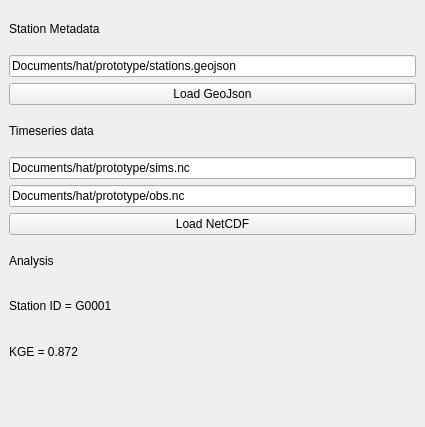
<?xml version="1.0" encoding="UTF-8"?>
<ui version="4.0">
 <class>HydrologicalAnalysisToolDockWidgetBase</class>
 <widget class="QDockWidget" name="HydrologicalAnalysisToolDockWidgetBase">
  <property name="geometry">
   <rect>
    <x>0</x>
    <y>0</y>
    <width>425</width>
    <height>427</height>
   </rect>
  </property>
  <property name="windowTitle">
   <string>Hydrological Analysis Tool</string>
  </property>
  <widget class="QWidget" name="dockWidgetContents">
   <layout class="QGridLayout" name="gridLayout">
    <item row="0" column="0">
     <widget class="QLabel" name="label_2">
      <property name="text">
       <string>Station Metadata</string>
      </property>
     </widget>
    </item>
    <item row="11" column="0">
     <widget class="QLabel" name="label_3">
      <property name="text">
       <string>Analysis</string>
      </property>
     </widget>
    </item>
    <item row="10" column="0">
     <widget class="QPushButton" name="loadNetCdfButton">
      <property name="text">
       <string>Load NetCDF</string>
      </property>
     </widget>
    </item>
    <item row="9" column="0">
     <widget class="QLineEdit" name="obs_fpath_ui">
      <property name="text">
       <string>Documents/hat/prototype/obs.nc</string>
      </property>
     </widget>
    </item>
    <item row="14" column="0">
     <widget class="QWidget" name="plotWidget" native="true"/>
    </item>
    <item row="6" column="0">
     <widget class="QLineEdit" name="sims_fpath_ui">
      <property name="text">
       <string>Documents/hat/prototype/sims.nc</string>
      </property>
     </widget>
    </item>
    <item row="3" column="0">
     <widget class="QPushButton" name="loadGeoJsonButton">
      <property name="text">
       <string>Load GeoJson</string>
      </property>
     </widget>
    </item>
    <item row="13" column="0">
     <widget class="QLabel" name="label_5">
      <property name="text">
       <string>KGE = 0.872</string>
      </property>
     </widget>
    </item>
    <item row="12" column="0">
     <widget class="QLabel" name="label_4">
      <property name="text">
       <string>Station ID = G0001</string>
      </property>
     </widget>
    </item>
    <item row="5" column="0">
     <widget class="QLabel" name="label">
      <property name="text">
       <string>Timeseries data</string>
      </property>
     </widget>
    </item>
    <item row="2" column="0">
     <widget class="QLineEdit" name="station_fpath_ui">
      <property name="text">
       <string>Documents/hat/prototype/stations.geojson</string>
      </property>
     </widget>
    </item>
   </layout>
  </widget>
 </widget>
 <resources/>
 <connections/>
</ui>
